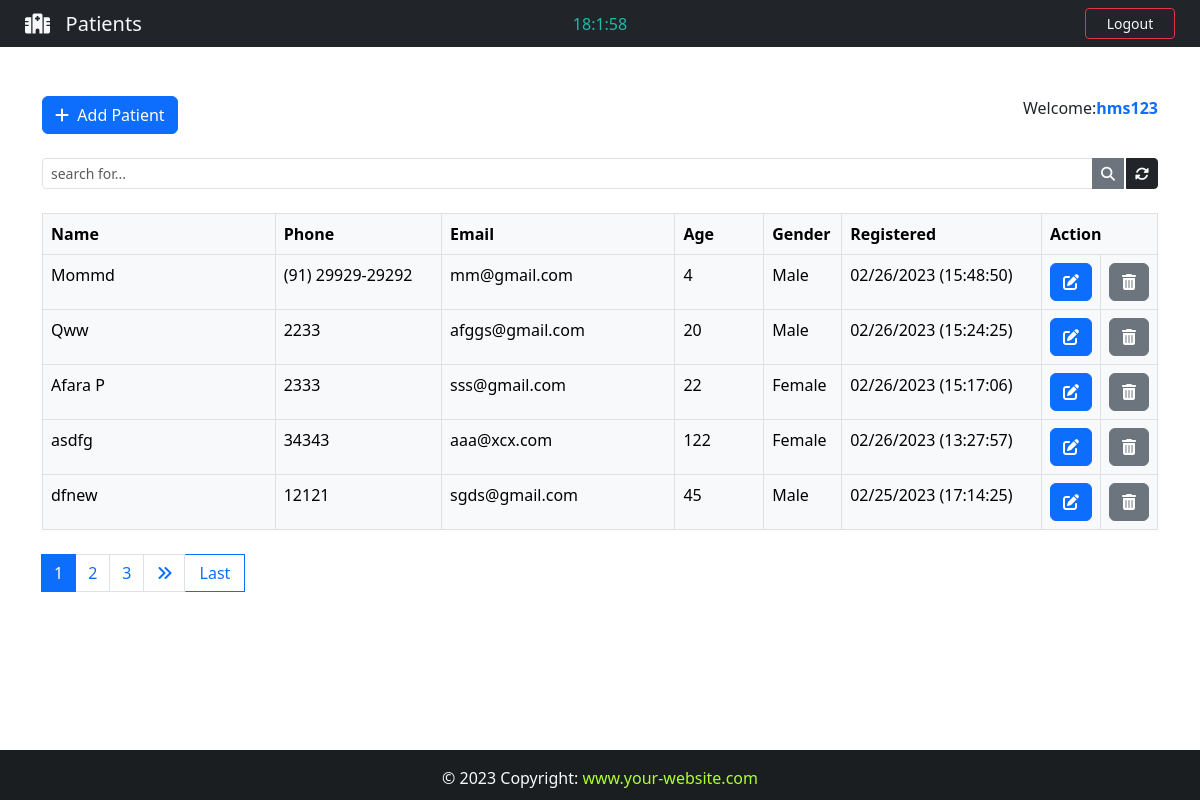
The page /backend/ (signed in) on the database as committed earlier.
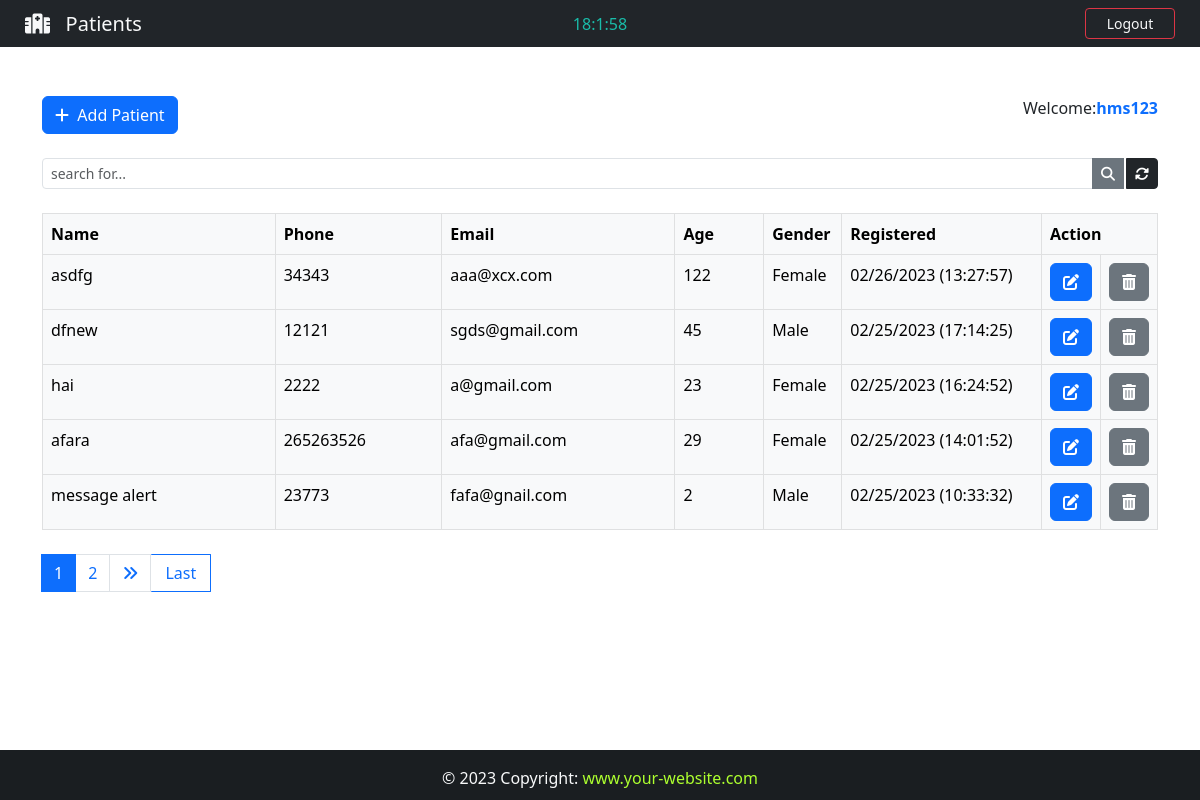
The same page on the database as committed later.
### App/models.py (models this page shows, shortened)
class Patient(models.Model):
    GENDER = (
        ('Male', 'Male'),
        ('Female','Female'),
    )
    id = models.IntegerField(primary_key=True)
    name = models.CharField(max_length=100)
    phone = models.CharField(max_length=30)
    email = models.CharField(max_length=100,default='null')
    age = models.CharField(max_length=10)
    gender = models.CharField(max_length=10, choices=GENDER , null=True)
    note = models.TextField(blank=True)
    created_at = models.DateTimeField(auto_now_add=True)

### App/views.py (the view)
# urls.py: path('backend/', views.backend, name="backend"),
@login_required(login_url="login")
@cache_control(no_cache=True, must_revalidate=True, no_store=True)
def backend(request):
    if 'q' in request.GET:
        q = request.GET['q']
        all_patient_list = Patient.objects.filter(
            Q(name__icontains=q) | Q(email=q) | Q(phone=q) | Q(age=q) | Q(note=q)
        ).order_by('-created_at')
    else:
        all_patient_list = Patient.objects.all().order_by('-created_at')
    paginator = Paginator(all_patient_list , 5)
    page  = request.GET.get('page')
    all_patient = paginator.get_page(page)
    return render(request,'backend.html',{'patients':all_patient})

### App/templates/backend.html (shortened to what this page needs)
{% extends 'base.html' %}
{% block nav-btn %}
<a class="btn btn-outline-danger btn-sm text-light" id="btn-nav" data-bs-toggle="modal" data-bs-target="#logout">Logout</a>
{% endblock %}
{% block nav-content %}
<i class="fa-solid fa-hospital"></i>&nbsp;&nbsp; Patients
{% endblock %}
{% block time %}
<div class="col-sm">
  <center>
    <span style="color: rgb(26, 188, 169);" id="clock" ></span>
  </center>
</div>
{% endblock time %}
{% block content %}
<div class="container">
  <br><br>
  <div class="d-flex justify-content-between">
    <a href="{% url 'add_patient' %}" class="btn btn-primary mt-5"><i class="fas fa-plus fa-solid"></i>&nbsp;&nbsp;Add Patient</a>
    <span class="mt-5">
      Welcome:<strong><span class="text-primary">{{user.get_username}}</span></strong>
    </span>
  </div>
  <form>
    <div class="input-group input-group-sm mb-3 mt-4">
      <input type="text" name="q" class="form-control" placeholder="search for... " value="{{ request.GET.q }}">
      <button class="btn btn-secondary type="submit" name="search" ><i class="fas fa-search"></i></button>
      <a href="{% url 'backend' %}" class="btn btn-dark" style="margin-left: 2px;"><i class="fas fa-sync-alt fa-solid"></i></a>
    </div>
  </form>
  <center>
    <table class="table mt-4 table-bordered table-light">
      <thead class="thead-light">
        <tr>
          <th style="width: 21%;" scope="col">Name</th>
          <th style="width: 15%;" scope="col">Phone</th>
          <th style="width: 21%;" scope="col">Email</th>
          <th style="width: 8%;" scope="col">Age</th>
          <th style="width: 7%;" scope="col">Gender</th>
          <th style="width: 18%;" scope="col">Registered</th>
          <th style="width: 10%;" colspan="2" scope="col">Action</th>
        </tr>
      </thead>
      <tbody>
        {% for patient in patients %}
        <tr id="chk_td">
          <td>{{ patient.name }}</td>
          <td>{{ patient.phone }}</td>
          <td>{{ patient.email }}</td>
          <td>{{ patient.age }}</td>
          <td>{{ patient.gender }}</td>
          <td>{{ patient.created_at | date:'m/d/Y (H:i:s)'}}</td>
          <td>
            <a class="btn btn-primary" href="/patient/{{ patient.id }}" title="Edit Patient">
              <i class="fas fa-edit"></i>
            </a>
          </td>
            <td>
              <a class="btn btn-secondary"  data-bs-toggle="modal" data-bs-target="#deletemodal{{ patient.pk }}" title="Delete Patient">
              <i class="fas fa-trash-alt"></i>
          </td></a>{% include 'components/modals/delete_Patient.html' %}
        </tr>
        {% endfor %}
      </tbody>
    </table>
  </center>
  <nav class="mt-4" area-label="Page navigation example">
    {% if patients.has_other_pages %}
    <ul class="pagination justify-content-left">
      {% for i in patients.paginator.page_range %}
      {% if patients.number == i  %}
      <li class="page-item active"><span class="page-link">{{ i }}</span></li>
      {% else %}
      <li class="page-item"><a class="page-link" href="?page={{ i }}">{{ i }}</a></li>
      {% endif %}
      {% endfor %}
      {% if patients.has_next %}
      <li class="page-item"><a class="page-link" href="?page={{patients.next_page_number}}"><i class="fas fa-angle-double-right"></i></a></li>
      <a href="?page={{ patients.paginator.num_pages}}" class="btn btn-outline-primary mb-4" style="width:60px;border-radius: 1px; border: 1px solid; border-left: none;">Last</a>
      {% else %}
      <li class="page-item disabled"></li>
      {% endif %}
    </ul>
    {% endif %}
  </nav>
</div>
{% endblock content %}

Rows that differ between the two databases and show on the page:
removed Patient: name "Mommd", phone "(91) 29929-29292", email "mm@gmail.com", age "4", gender "Male", created_at "02/26/2023 (15:48:50)"
removed Patient: name "Qww", phone "2233", email "afggs@gmail.com", age "20", gender "Male", created_at "02/26/2023 (15:24:25)"
removed Patient: name "Afara P", phone "2333", email "sss@gmail.com", age "22", gender "Female", created_at "02/26/2023 (15:17:06)"
now on this page (row unchanged): Patient: name "hai", phone "2222", email "a@gmail.com", age "23", gender "Female", created_at "02/25/2023 (16:24:52)"
now on this page (row unchanged): Patient: name "afara", phone "265263526", email "afa@gmail.com", age "29", gender "Female", created_at "02/25/2023 (14:01:52)"
now on this page (row unchanged): Patient: name "message alert", phone "23773", email "fafa@gnail.com", age "2", gender "Male", created_at "02/25/2023 (10:33:32)"
Other text that changed with them:
list line gone: "3"
